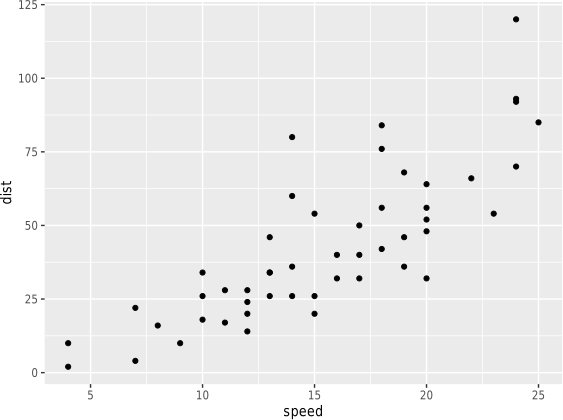

This chart was generated by the following R code:
pdf(file = "07-r-plot.pdf", width = 6, height = 4.5)

library(tidyverse)
my_data <- cars

my_data %>%
  ggplot(aes(x = speed, y = dist)) +
  geom_point()
